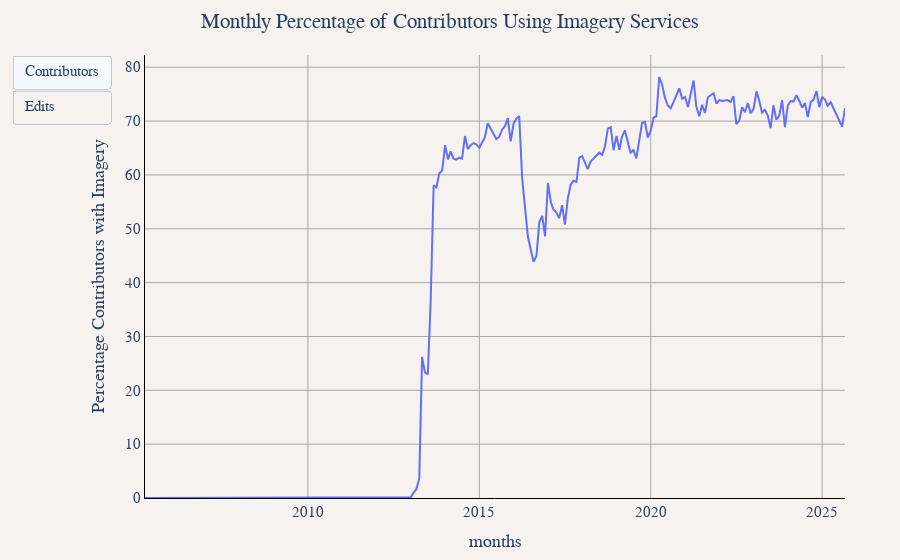

Source (notebook cell):
### Markdown cell above
## Monthly Percentage of Edits and Contributors Using Imagery Services

### Code cell
df = duckdb.sql("""
WITH monthly_with_imagery AS (
    SELECT 
        year,
        month,
        CONCAT(year, '-', LPAD(CAST(month as VARCHAR), 2, '0')) as months,
        COUNT(DISTINCT user_name) as contributors_with_imagery,
        SUM(edit_count) as edits_with_imagery
    FROM '../changeset_data/year=*/month=*/*.parquet'
    WHERE imagery_used IS NOT NULL
    GROUP BY year, month
),
monthly_total AS (
    SELECT 
        year,
        month,
        CONCAT(year, '-', LPAD(CAST(month as VARCHAR), 2, '0')) as months,
        COUNT(DISTINCT user_name) as total_contributors,
        SUM(edit_count) as total_edits
    FROM '../changeset_data/year=*/month=*/*.parquet'
    GROUP BY year, month
)
SELECT 
    mt.months,
    COALESCE(ROUND((mwi.contributors_with_imagery * 100.0) / mt.total_contributors, 2), 0) as 'Percentage Contributors with Imagery',
    COALESCE(ROUND((mwi.edits_with_imagery * 100.0) / mt.total_edits, 2), 0) as 'Percentage Edits with Imagery'
FROM monthly_total mt
LEFT JOIN monthly_with_imagery mwi ON mt.year = mwi.year AND mt.month = mwi.month
ORDER BY mt.year, mt.month
""").df()

util.show_figure(
    [
        util.FigureConfig(
            title="Monthly Percentage of Contributors Using Imagery Services",
            label="Contributors",
            x_col="months",
            y_col="Percentage Contributors with Imagery",
            y_unit_hover_template="%",
            query_or_df=df,
        ),
        util.FigureConfig(
            title="Monthly Percentage of Edits Using Imagery Services",
            label="Edits",
            x_col="months",
            y_col="Percentage Edits with Imagery",
            y_unit_hover_template="%",
            query_or_df=df,
        ),
    ]
)

### Figure 1 — Plotly figure (JSON) as saved in the notebook; plotly's stock layout.template omitted (floating-point values rounded to 4 significant figures; data arrays with more than 128 entries replaced by an {"elided": "..."} marker saying what was removed)
{"data": [{"hovertemplate": "Percentage Contributors with Imagery<br>%{x}<br>%{y:,} %<extra></extra>", "name": "Percentage Contributors with Imagery", "type": "scatter", "visible": true, "x": {"elided": "246 str values"}, "y": {"elided": "246 float values"}}, {"hovertemplate": "Percentage Contributors with Imagery<br>%{x}<br>%{y:,} %<extra></extra>", "name": "Percentage Contributors with Imagery", "type": "scatter", "visible": false, "x": {"elided": "246 str values"}, "y": {"elided": "246 float values"}}], "layout": {"barmode": "stack", "font": {"family": "Times", "size": 15}, "margin": {"b": 55, "l": 55, "r": 55, "t": 55}, "paper_bgcolor": "#f5f2f0", "plot_bgcolor": "#f5f2f0", "title": {"text": "Monthly Percentage of Contributors Using Imagery Services", "x": 0.5}, "updatemenus": [{"buttons": [{"args": [{"visible": [true, false]}, {"title.text": "Monthly Percentage of Contributors Using Imagery Services", "xaxis.title.text": "months", "yaxis.title.text": "Percentage Contributors with Imagery"}], "label": "Contributors", "method": "update"}, {"args": [{"visible": [false, true]}, {"title.text": "Monthly Percentage of Edits Using Imagery Services", "xaxis.title.text": "months", "yaxis.title.text": "Percentage Edits with Imagery"}], "label": "Edits", "method": "update"}], "type": "buttons"}], "xaxis": {"gridcolor": "darkgray", "linecolor": "black", "showgrid": true, "tickcolor": "black", "title": {"text": "months"}, "zerolinecolor": "darkgray"}, "yaxis": {"gridcolor": "darkgray", "linecolor": "black", "rangemode": "tozero", "showgrid": true, "tickcolor": "black", "title": {"text": "Percentage Contributors with Imagery"}, "zerolinecolor": "darkgray"}}}
